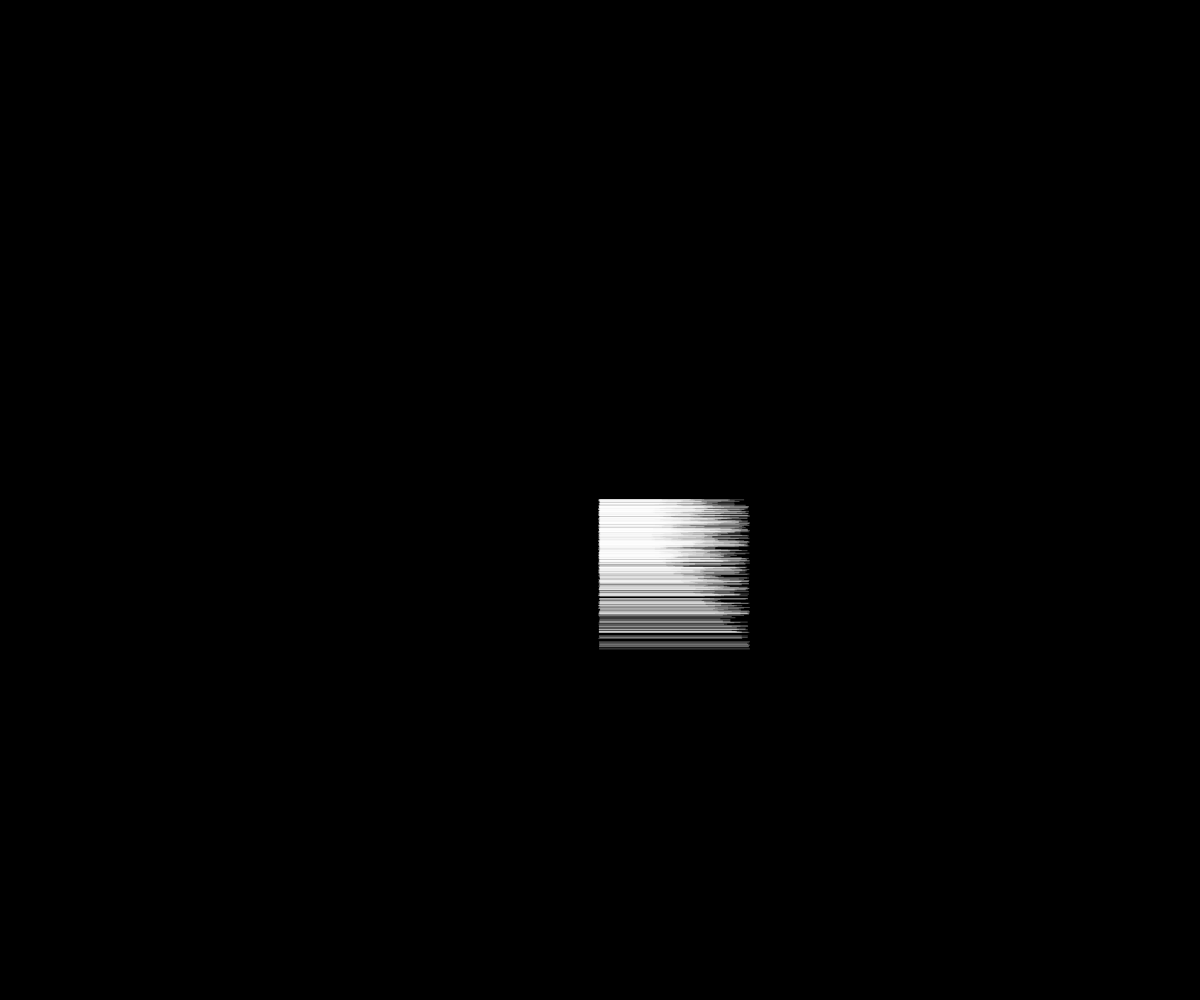
Frame 1 (no input)
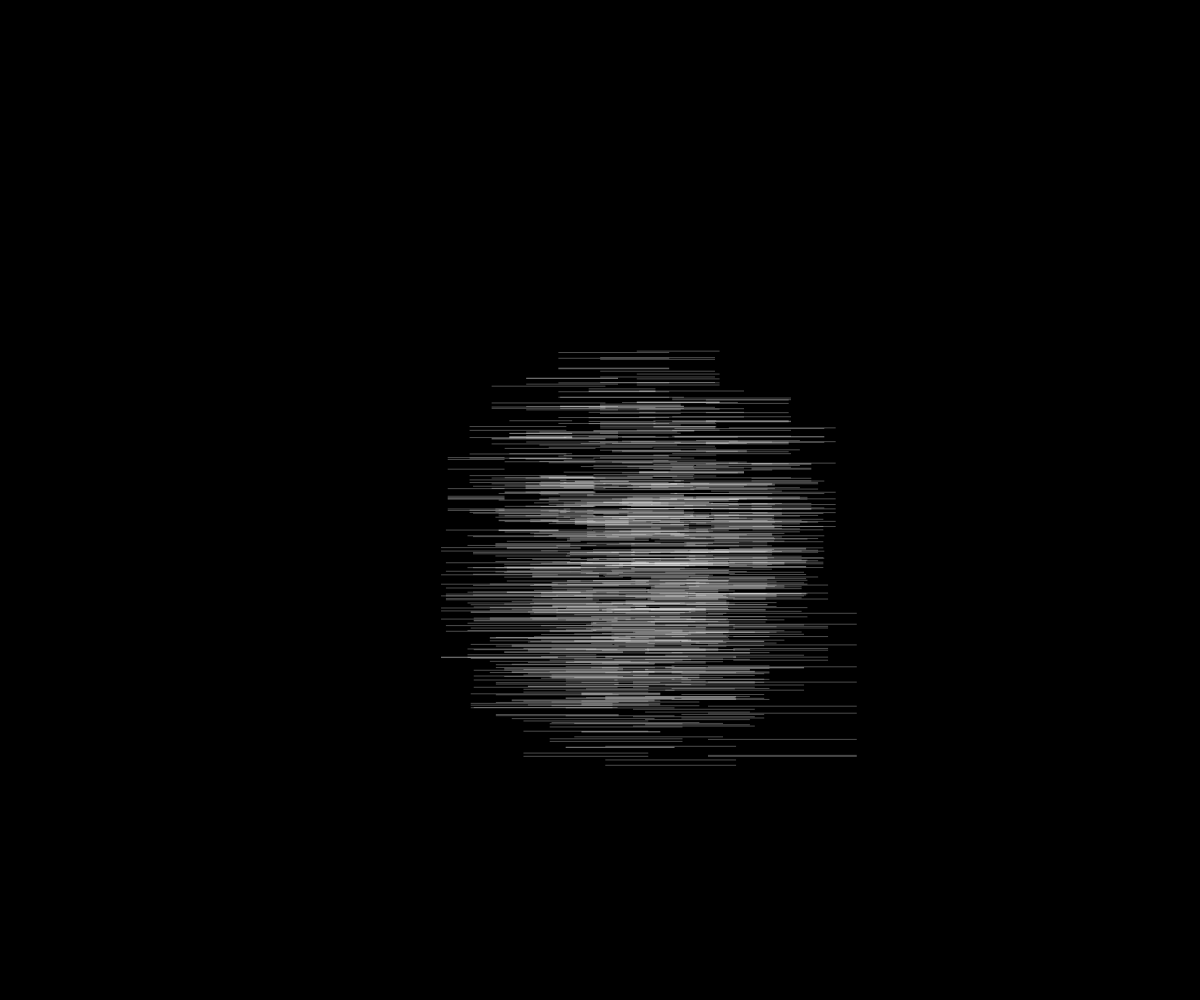
Frame 60 (no input)
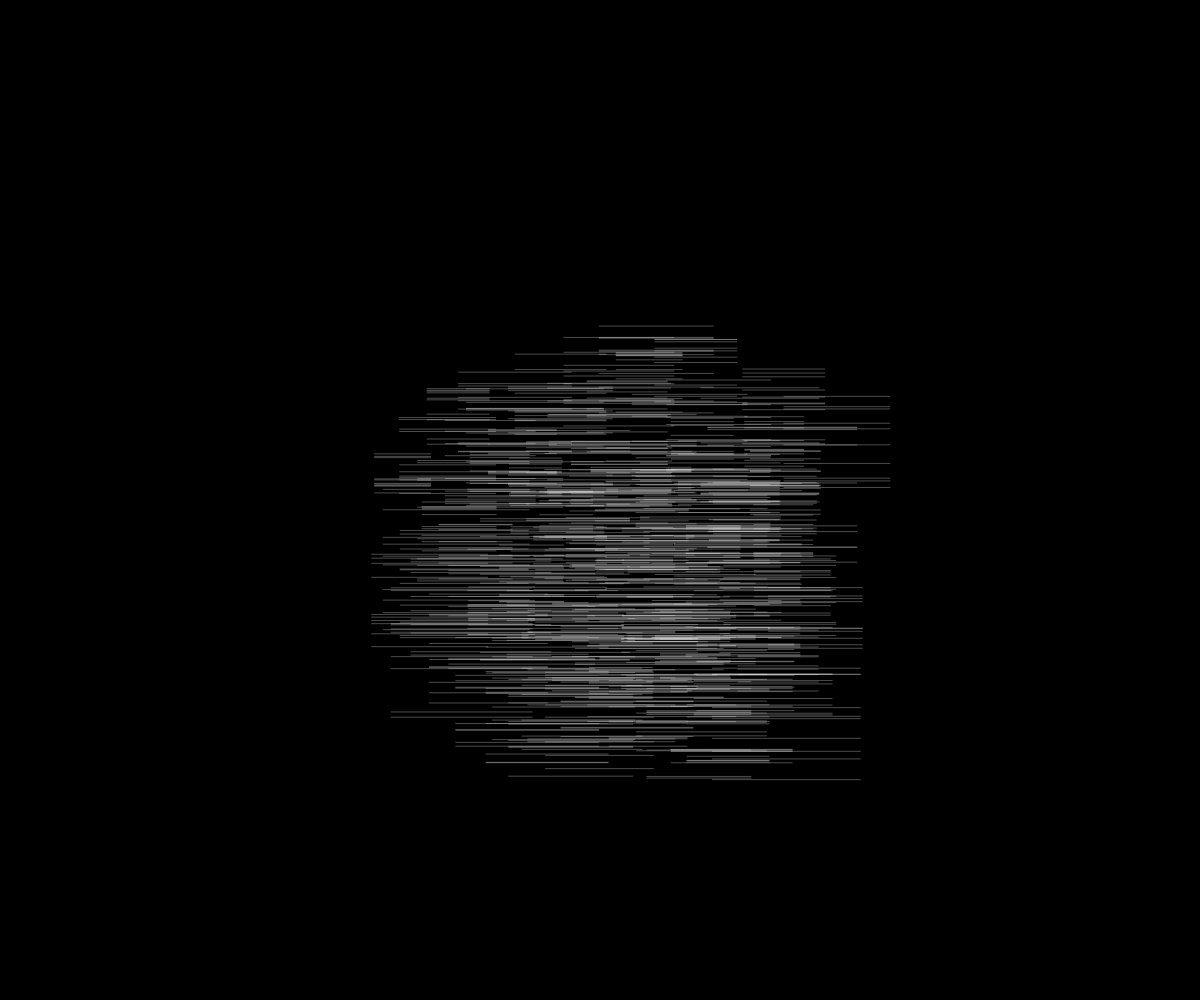
Frame 120 (the mouse pressed at the canvas centre since frame 60)

The p5.js sketch that drew these frames (run headless with seeded random() and noise() and a simulated clock; from frame 60 on, the mouse is pressed at the canvas centre):

// p5.js sketch
// ── sketch.js
var flock;
var l;
var t = 0;


function setup() {
  var canvas = createCanvas(windowWidth, windowHeight);


  flock = new Flock();
  // Add an initial set of boids into the system
  for (var i = 0; i < 100; i++) {
    var b = new Boid(width/2,height/2);
    flock.addBoid(b);
  }
}

function draw() {
  background(0);
  flock.run();
}

// ── boid.js
function Boid(x, y) {
  this.acceleration = createVector(0, 0);
  this.velocity = createVector(random(-1, 1), random(-1, 1));
  this.position = createVector(x, y);
  this.r = 3.0;
  this.maxspeed = 3;
  this.maxforce = 0.05;
  this.valx;
  this.val;
  var min = 50;
  var max = 150;
  this.val = Math.round(Math.random() * (max - min)) + min;


  this.run = function(boids) {
    this.flock(boids);
    this.update();
    this.borders();
    this.render();
  }

  this.applyForce = function(force) {
    this.acceleration.add(force);
  }

  this.flock = function(boids) {
    var sep = this.separate(boids);
    var coh = this.cohesion(boids);
    sep.mult(10);
    coh.mult(5);
    this.applyForce(sep);
    this.applyForce(coh);
  };

  this.update = function() {
    this.velocity.add(this.acceleration);
    this.velocity.limit(this.maxspeed);
    this.position.add(this.velocity);
    this.acceleration.mult(0);
  };

  this.seek = function(target) {
    var desired = p5.Vector.sub(target, this.position);
    desired.normalize();
    desired.mult(this.maxspeed);
    var steer = p5.Vector.sub(desired, this.velocity);
    steer.limit(this.maxforce);
    return steer;
  };

  this.render = function() {
    push();
    translate(this.position.x, this.position.y);
    noStroke();
    fill('rgba(255, 255, 255, 0.2)');
    stroke(255);
    strokeWeight(0.3);

    for(var i = 0; i < 10; i++) {
        this.valx = random(0, this.val);
        line(0, this.valx, this.val, this.valx);
    }
    pop();
  };

  this.borders = function() {
    if (this.position.x < -this.valx) this.position.x = width/2;
    if (this.position.y < -this.valx) this.position.y = height/2;
    if (this.position.x > width + this.valx) this.position.x = width/2;
    if (this.position.y > height + this.valx) this.position.y = height/2;
  }

  this.separate = function(boids) {
    var desiredseparation = 40.0;
    var steer = createVector(0, 0);
    var count = 0;
    for (var i = 0; i < boids.length; i++) {
      var d = p5.Vector.dist(this.position, boids[i].position);
      if ((d > 0) && (d < desiredseparation)) {
        var diff = p5.Vector.sub(this.position, boids[i].position);
        diff.normalize();
        diff.div(d);
        steer.add(diff);
        count++;
      }
    }
    if (count > 0) {
      steer.div(count);
    }

    if (steer.mag() > 0) {
      steer.normalize();
      steer.mult(this.maxspeed);
      steer.sub(this.velocity);
      steer.limit(this.maxforce);
    }
    return steer;
  }

  this.cohesion = function(boids) {
    var neighbordist = 80;
    var sum = createVector(0, 0);
    var count = 0;
    for (var i = 0; i < boids.length; i++) {
      var d = p5.Vector.dist(this.position, boids[i].position);
      if ((d > 0) && (d < neighbordist)) {
        sum.add(boids[i].position);
        count++;
      }
    }
    if (count > 0) {
      sum.div(count);
      return this.seek(sum); 
    } else {
      return createVector(0, 0);
    }
  }
}

// ── flock.js
function Flock() {
    this.boids = [];

  this.run = function() {
    for (var i = 0; i < this.boids.length; i++) {
      this.boids[i].run(this.boids);  
    }
  }

  this.addBoid = function(b) {
    this.boids.push(b);
  }
}
